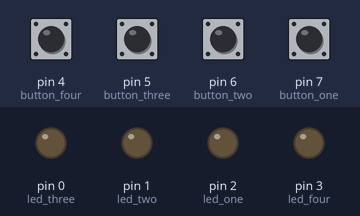
Bench run of a sketch on a simulated Arduino Uno, built with avr-gcc and run on an emulated ATmega328P. Parts: output pins drawn as LEDs (lit = HIGH). The inputs (shaded band) are chosen by the test bench; at power-on: pin 4 (button_four), pin 5 (button_three), pin 6 (button_two), pin 7 (button_one) HIGH.

Above: at 1.2 s.
1.3 s: pin 4 (button_four) pulled LOW for 0.15 s
At 2.2 s:
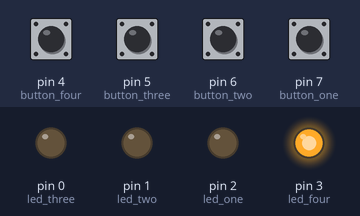
3.0 s: pin 5 (button_three) pulled LOW for 0.15 s
At 3.5 s:
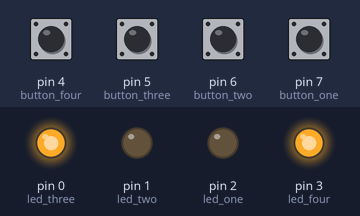
4.7 s: pin 6 (button_two) pulled LOW for 0.15 s
At 6.0 s:
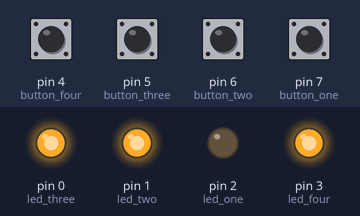
6.4 s: pin 7 (button_one) pulled LOW for 0.15 s
At 6.5 s:
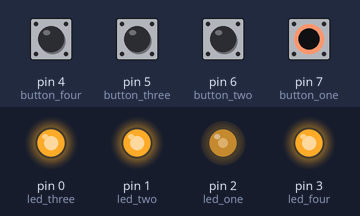
8.1 s: pin 4 (button_four) pulled LOW for 1 s
At 8.7 s:
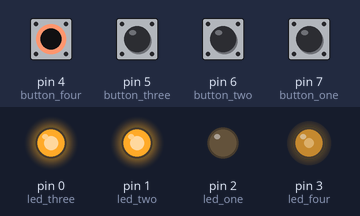
10.6 s: pin 5 (button_three) pulled LOW for 1 s
At 12.6 s:
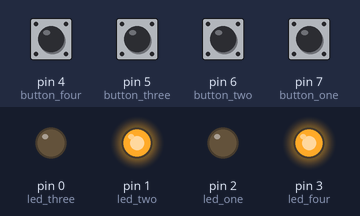
Timing chart, 0 to 14.1 s (numbered marks = the images above; inputs shaded):
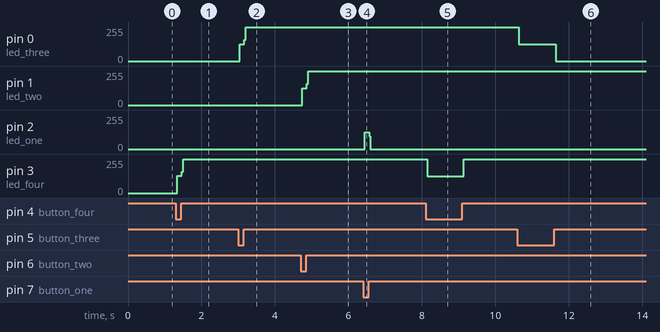

The sketch:

User_Control_Board.ino
```cpp
const int button_one = 7;
const int button_two = 6;
const int button_three = 5;
const int button_four = 4;

const int led_one =  2;
const int led_two =  1;
const int led_three =  0;
const int led_four =  3;

// variables will change:
bool buttonState_one = false;         // variable for reading the pushbutton status
bool buttonState_two = false;         // variable for reading the pushbutton status
bool buttonState_three = false;         // variable for reading the pushbutton status
bool buttonState_four = false;         // variable for reading the pushbutton status


void setup() {
  // initialize the LED pin as an output:
  pinMode(led_one, OUTPUT);
  pinMode(led_two, OUTPUT);
  pinMode(led_three, OUTPUT);
  pinMode(led_four, OUTPUT);
  // initialize the pushbutton pin as an input:
  pinMode(button_one, INPUT);
  pinMode(button_two, INPUT);
  pinMode(button_three, INPUT);
  pinMode(button_four, INPUT);
  digitalWrite(led_one, LOW);
  digitalWrite(led_two, LOW);
  digitalWrite(led_three, LOW);
  digitalWrite(led_four, LOW);
}

void loop() {
  // check if the pushbutton is pressed. If it is, the buttonState is HIGH:
  if (digitalRead(button_one) == LOW ) {
    buttonState_one=!buttonState_one;
    if(buttonState_one)
      digitalWrite(led_one, LOW);
    else
      digitalWrite(led_one, HIGH);
  }
  if (digitalRead(button_two) == LOW) {
    buttonState_two=!buttonState_two;
    if(buttonState_two)
      digitalWrite(led_two, LOW);
    else
      digitalWrite(led_two, HIGH);
  }
  if (digitalRead(button_three) == LOW) {
    buttonState_three=!buttonState_three;
    if(buttonState_three)
      digitalWrite(led_three, LOW);
    else
      digitalWrite(led_three, HIGH);
  }
  if (digitalRead(button_four) == LOW) {
    buttonState_four=!buttonState_four;
    if(buttonState_four)
      digitalWrite(led_four, LOW);
    else
      digitalWrite(led_four, HIGH);
  }
}
```

Measured:
- after the input at 1.3 s, pin 3 (led_four): 0/255 → 129/255 at once, → 255/255 0.12 s later
- after the input at 3.0 s, pin 0 (led_three): 0/255 → 127/255 at once, → 255/255 0.12 s later
- after the input at 4.7 s, pin 1 (led_two): 0/255 → 127/255 at once, → 255/255 0.12 s later
- after the input at 6.4 s, pin 2 (led_one): 0/255 → 127/255 at once, → 0/255 0.12 s later
- after the input at 8.1 s, pin 3 (led_four): 255/255 → 126/255 at once, → 255/255 1.0 s later
- after the input at 10.6 s, pin 0 (led_three): 255/255 → 127/255 at once, → 0/255 1.0 s later
